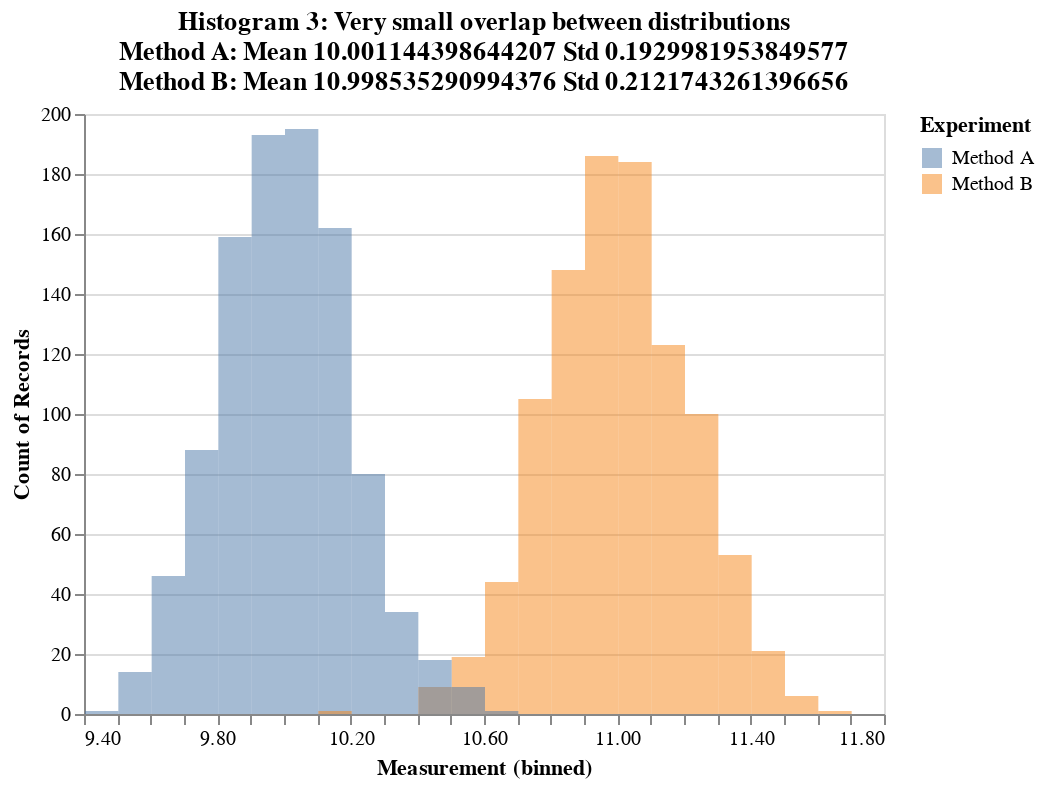

Notebook cell for this chart:
### Code cell
import pandas as pd
import altair as alt
import numpy as np

df = pd.read_pickle('example3.pkl')

alt.Chart(df).transform_fold(
    ['Method A', 'Method B'],
    as_=['Experiment', 'Measurement']
).mark_bar(
    opacity=0.5,
    binSpacing=0
).encode(
    alt.X('Measurement:Q', 
          bin=alt.Bin(maxbins=30)),
    alt.Y('count()', stack=None),
    alt.Color('Experiment:N')    
).properties(
    title=['Histogram 3: Very small overlap between distributions',
           'Method A: Mean ' + str(df['Method A'].mean())  + ' Std ' + str(df['Method A'].std()),
           'Method B: Mean ' + str(df['Method B'].mean())  + ' Std ' + str(df['Method B'].std())
          ])

### Figure 1 — Vega-Lite specification as saved in the notebook (floating-point values rounded to 4 significant figures; data arrays with more than 128 entries replaced by an {"elided": "..."} marker saying what was removed)
{"config": {"view": {"continuousWidth": 400, "continuousHeight": 300}}, "data": {"name": "data-71d602b007264a71fb1edcc0446a6a47"}, "mark": {"type": "bar", "binSpacing": 0, "opacity": 0.5}, "encoding": {"color": {"field": "Experiment", "type": "nominal"}, "x": {"bin": {"maxbins": 30}, "field": "Measurement", "type": "quantitative"}, "y": {"aggregate": "count", "stack": null, "type": "quantitative"}}, "title": ["Histogram 3: Very small overlap between distributions", "Method A: Mean 10.001144398644207 Std 0.1929981953849577", "Method B: Mean 10.998535290994376 Std 0.2121743261396656"], "transform": [{"fold": ["Method A", "Method B"], "as": ["Experiment", "Measurement"]}], "$schema": "https://vega.github.io/schema/vega-lite/v4.17.0.json", "datasets": {"data-71d602b007264a71fb1edcc0446a6a47": {"elided": "1000 records"}}}
